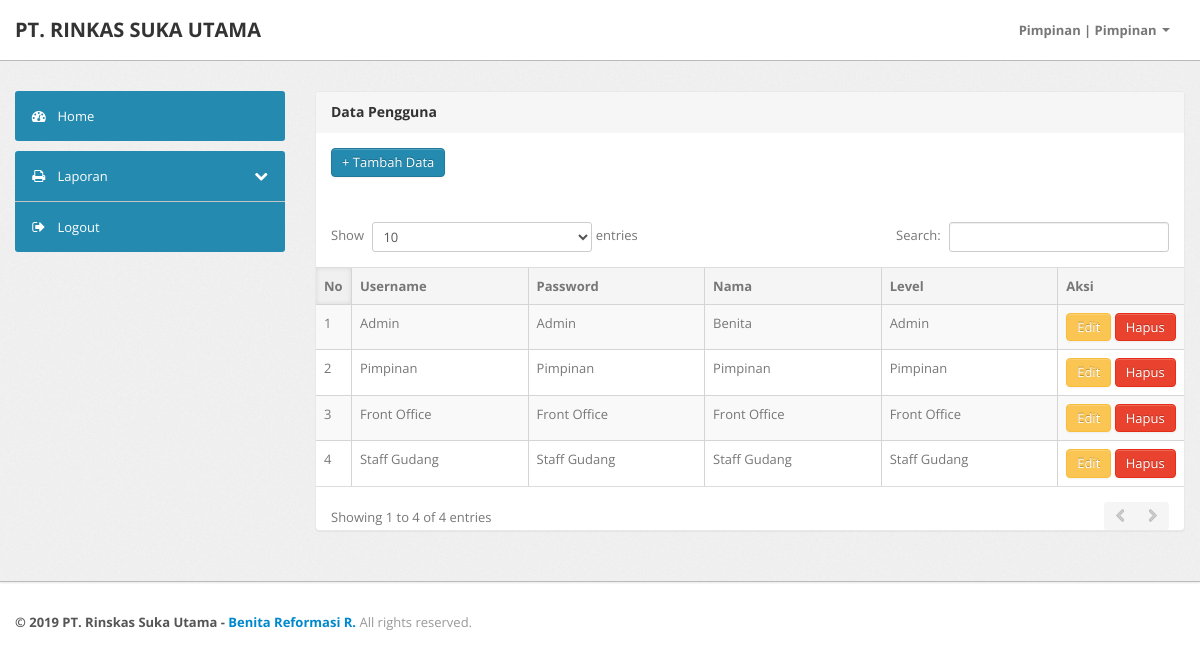
The page /index.php?page=data_pengguna (signed in) on the database its author committed.
### tables this page shows
CREATE TABLE `tb_pengguna` (
  `pengguna_id` int(11) NOT NULL AUTO_INCREMENT,
  `pengguna_user` varchar(50) NOT NULL,
  `pengguna_pass` varchar(50) NOT NULL,
  `pengguna_nama` varchar(50) NOT NULL,
  `pengguna_level` varchar(30) NOT NULL,
  PRIMARY KEY (`pengguna_id`)
);

### koneksi.php (called while the page is built, shortened)
<?php
$no   = 1;

### data_pengguna.php (the view, shortened to what this page needs)
<div class="span9">
    <div class="content">
        <div class="module">
            <div class="module-head">
                <h3>
                    Data Pengguna</h3>
            </div>
            <div class="module-body">
                <a class="collapsed btn btn-primary" data-toggle="collapse" href="#Tambah">+ Tambah Data</a>
            </div>
            <div class="module-body table">
            </div>
            <table cellpadding="0" cellspacing="0" border="0" class="datatable-1 table table-bordered table-striped display" width="100%">
                <thead>
                    <tr>
                        <th width="10">
                            No
                        </th>
                        <th>
                            Username
                        </th>
                        <th>
                            Password
                        </th>
                        <th>
                            Nama
                        </th>
                        <th>
                            Level
                        </th>
                        <th width="110">
                            Aksi
                        </th>
                    </tr>
                </thead>
                <tbody>
                    <?php
                    $ambil = $koneksi->query("SELECT * FROM tb_pengguna");
                    while ($pecah = $ambil->fetch_object()) {
                        ?>
                        <tr class="odd gradeX">
                            <td>
                                <?php echo $no++ ?>
                            </td>
                            <td>
                                <?php echo $pecah->pengguna_user ?>
                            </td>
                            <td>
                                <?php echo $pecah->pengguna_pass ?>
                            </td>
                            <td>
                                <?php echo $pecah->pengguna_nama ?>
                            </td>
                            <td>
                                <?php echo $pecah->pengguna_level ?>
                            </td>
                            <td>
                                <a href="index.php?page=aksi_pengguna/pengguna_edit&id=<?php echo $pecah->pengguna_id ?>" class="collapsed btn btn-warning">Edit</a>
                                <a href="index.php?page=aksi_pengguna/pengguna_hapus&id=<?php echo $pecah->pengguna_id ?>" class="btn btn-danger">Hapus</a>
                            </td>
                        </tr>
                    <?php } ?>
                </tbody>
            </table>
        </div>
    </div>
</div>

### rows shown on the page
tb_pengguna: pengguna_user "Admin", pengguna_pass "Admin", pengguna_nama "Benita", pengguna_level "Admin"
tb_pengguna: pengguna_user "Pimpinan", pengguna_pass "Pimpinan", pengguna_nama "Pimpinan", pengguna_level "Pimpinan"
tb_pengguna: pengguna_user "Front Office", pengguna_pass "Front Office", pengguna_nama "Front Office", pengguna_level "Front Office"
tb_pengguna: pengguna_user "Staff Gudang", pengguna_pass "Staff Gudang", pengguna_nama "Staff Gudang", pengguna_level "Staff Gudang"

### other values the page prints
$_SESSION['pengguna'] "Pimpinan"
$_SESSION['pengguna_level'] "Pimpinan"
